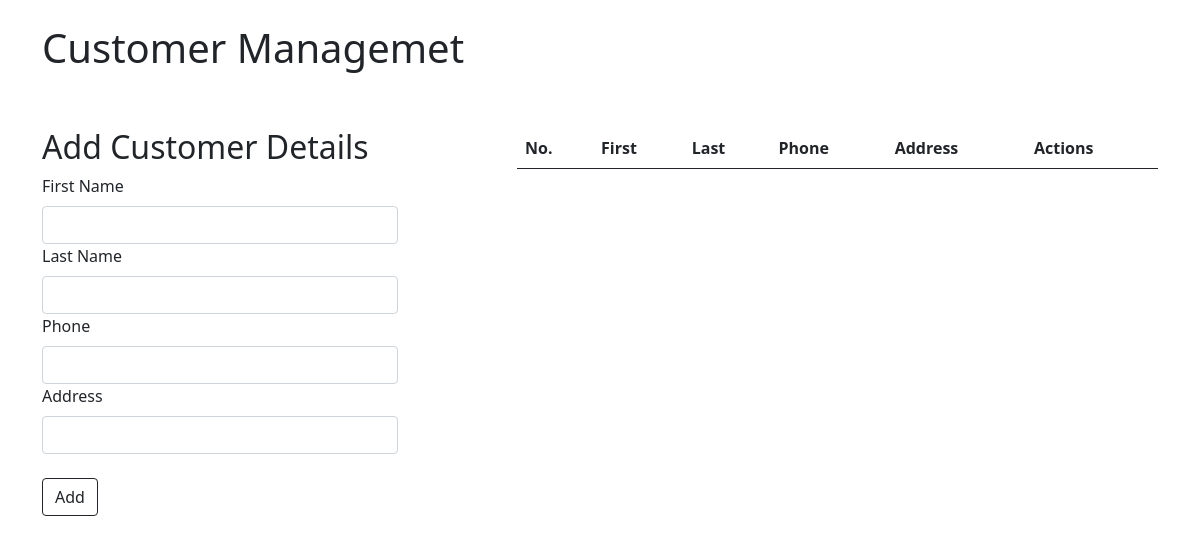
/, run on an earlier commit of the app's database.
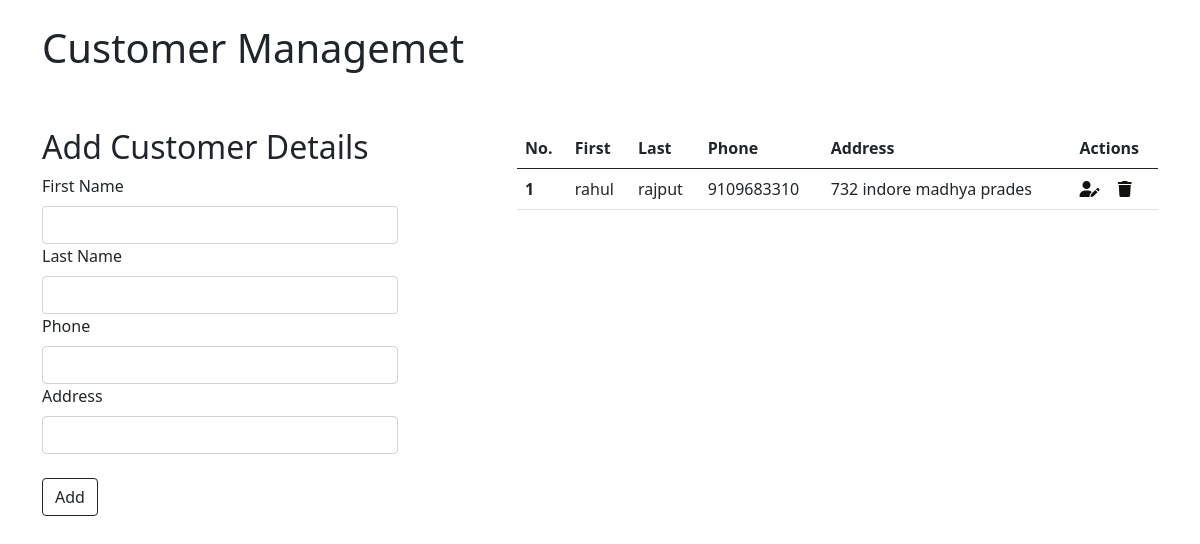
And on a later commit of the database.
### app/models.py (models this page shows)
class Customer(models.Model):
    first = models.CharField(max_length=100)
    last = models.CharField(max_length=100)
    phone = models.IntegerField()
    address = models.TextField()

### app/views.py (the view, shortened to what this page needs)
# urls.py: 2. Add a URL to urlpatterns:  path('', views.home, name='home')
def home(request):
    customers_objs = Customer.objects.all()
    return render(request,'home.html',context={'customers_objs':customers_objs})

### templates/home.html (shortened to what this page needs)
{% extends 'index.html' %}
{% block content %}
<div class="row justify-content-between">
    <div class="col-lg-4 mt-5">
        <h2>Add Customer Details</h2>
        <form action="" method="post">
            <label for="InputFirst" class="form-label">First Name</label>
            <input type="text" class="form-control" id="InputFirst" required name="InputFirst">
            <label for="InputLast" class="form-label">Last Name</label>
            <input type="text" class="form-control" id="InputLast" required name="InputLast">
            <label for="InputPhone" class="form-label">Phone</label>
            <input type="number" min="10" class="form-control" id="InputPhone" required name="InputPhone">
            <label for="InputAddress" class="form-label">Address</label>
            <input type="text" class="form-control" id="InputAddress" required name="InputAddress">
            <input type="submit" value="Add" class="btn btn-outline-dark mt-4">
        </form>
    </div>
    <div class="col-lg-7 mt-5 table-responsive">
        <table class="table">
            <thead>
                <tr>
                    <th scope="col">No.</th>
                    <th scope="col">First</th>
                    <th scope="col">Last</th>
                    <th scope="col">Phone</th>
                    <th scope="col">Address</th>
                    <th scope="col">Actions</th>
                </tr>
            </thead>
            <tbody>
                {% for i in customers_objs %}
                <tr>
                    <th scope="row">{{i.id}}</th>
                    <td>{{i.first}}</td>
                    <td>{{i.last}}</td>
                    <td>{{i.phone}}</td>
                    <td>{{i.address}}</td>
                    <td>
                        <a href="{% url 'update' i.id %}" style="color: #121211; margin-right: 20%;"><i class="fa-sharp fa-solid fa-user-pen"></i></a>
                        <a href="{% url 'delete' i.id %}" style="color: #121211;"><i class="fa-sharp fa-solid fa-trash"></i></a>
                    </td>
                </tr>
                {% endfor %}
            </tbody>
        </table>
    </div>
</div>
{% endblock %}

What changed in the data, as far as the page shows it:
added Customer: id "1", first "rahul", last "rajput", phone "9109683310", address "732 indore madhya prades"
